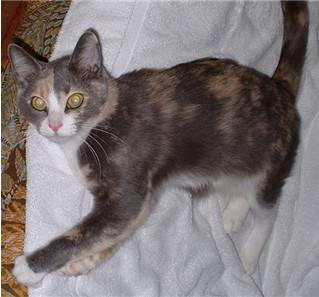
#> input picture demo/images/cat/cat.1205.jpg, 319 x 297 px, given as the content of the folder ./images/dog, which was not available
$ jupyter execute --allow-errors variable_watermark.ipynb   (shell and % lines are left out)
#> lines starting #> are read from the running program, lines starting #| are printed output that depends on the picture; pictures that were not available may be replaced by others from this repository, and a replacement may not be noted
[cell 1]
import os
from PIL import Image
import matplotlib.pyplot as plt
import numpy as np
import pickle

from os import listdir
from os.path import isfile, join
from pathlib import Path

import sys
import random

[cell 2]
# [12 lines left out: functions rgb2gray, gray2rgb, not called in this run]


def rescale_values(image,max_val,min_val):
    '''
    image - numpy array
    max_val/min_val - float
    '''
    return (image-image.min())/(image.max()-image.min())*(max_val-min_val)+min_val

SEED=0
np.random.seed(SEED)
import os
os.environ['PYTHONHASHSEED']=str(SEED)

import random
random.seed(SEED)

from glob import glob
# random.sample(cat_names,k=6000)
cat_paths = glob('./images/cat/*')
dog_paths = glob('./images/dog/*')
print('total dogs and cats:', len(dog_paths), len(cat_paths))

folder=''
watermark_path_jpeg=folder+'watermark banner.jpg'
image_size=(128,128)
intensity=0.8 # opacity

[cell 3]
def preprocess_watermark(watermark_path, image_shape=(128,128)):
    watermark = Image.open(watermark_path)

    #resize watermark to cover the entire background width without getting deformed
    w=int(image_shape[0])
    h=int(watermark.size[1]*image_shape[0]/watermark.size[0])
    watermark = np.array(watermark.resize((w,h)))


    #turning watermark into grayscale
    rgb=rescale_values(watermark,1,0)
    r, g, blue = rgb[:,:,0], rgb[:,:,1], rgb[:,:,2]
    gray = 1-(0.2989 * r + 0.5870 * g + 0.1140 * blue)


    # trim excess rows and cols
    non_trimmed_row_indices =[i for i in range(gray.shape[0]) if not np.allclose(gray[i,:],1)]
    watermark_trimmed = gray[non_trimmed_row_indices,:]

    non_trimmed_col_indices =[i for i in range(watermark_trimmed.shape[1]) if not np.allclose(watermark_trimmed[:,i],1)]
    watermark_trimmed = watermark_trimmed[:,non_trimmed_col_indices]

    return watermark_trimmed

[cell 4]
def get_watermark_position(watermark_shape, image_shape=(128,128)):
    rand_y = np.random.randint(0, high= (image_shape[0])-watermark_shape[0])
    rand_x = np.random.randint(0, high= (image_shape[1])-watermark_shape[1])

    return rand_y, rand_x

[cell 5]
# wm_preprocessed = preprocess_watermark(watermark_path_jpeg)

[cell 6]
# [15 lines of commented-out code are left out]

[cell 7]
# fig, axs = plt.subplots(2,2)

# background = np.ones((128,128))

# poses = [[(0,0), (0,max_x)], [(max_y,0),(max_y,max_x)]]

# for j in range(2):
#     for i in range(2):
#         pos = poses[j][i]
#         background = np.ones((128,128))
#         background[pos[0]:pos[0]+wm_shape[0], pos[1]:pos[1]+wm_shape[1]] = wm_preprocessed
#         axs[j,i].imshow(background)

# # pos = (0,0)
# # background[pos[0]:pos[0]+wm_shape[0], pos[1]:pos[1]+wm_shape[1]] = wm_preprocessed

# # axs[0,0] = plt.imshow(background)

# # pos = (max_y,max_x)
# # background = np.ones((128,128))
# # background[pos[0]:pos[0]+wm_shape[0], pos[1]:pos[1]+wm_shape[1]] = wm_preprocessed

# # axs[0,1] = plt.imshow(background)

[cell 8]
def add_watermark_variable(background_image_path,watermark_path, intensity_watermark,image_size,white_bool=1):
    #watermark should be jpg with white background
    #lower intensity_watermark leads to a more transparent watermark in the final image (less contrast)
    # white_bool is a bool that indicated if the watermark to add is white or black

#> called with background_image_path = '_only/cat.1205.jpg', watermark_path = 'watermark banner.jpg', intensity_watermark = 0.8, image_size = (128, 128), white_bool = 1
    background_image = Image.open(background_image_path)
#> background_image is the input picture: PIL image 319x297 RGB; mean R, G, B 123.8, 115.6, 116
    background_image = background_image.resize(image_size)
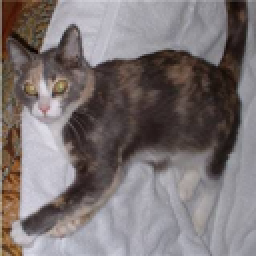
#> background_image: PIL image 128x128 RGB (shown 2 times larger); mean R, G, B 123.7, 115.5, 115.9
    background_image=np.array(background_image)
    b=rescale_values(background_image,1,0)
#> in rescale_values, `return (image-image.min())/(image.max()-image.min())*(max_val-min_val)..`:
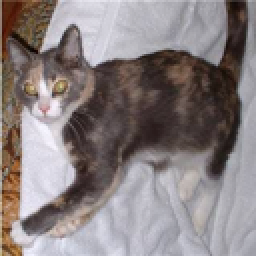
#> returned value: shape (128, 128, 3) float64 (shown 2 times larger); mean of channels 0, 1, 2 0.54, 0.504, 0.506; drawn as R, G, B


    wm_preprocessed = preprocess_watermark(watermark_path_jpeg)
#> in preprocess_watermark, `watermark = np.array(watermark.resize((w,h)))`:
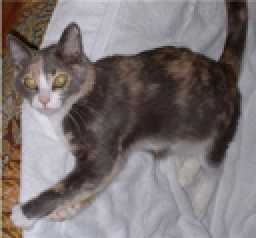
#> watermark: shape (119, 128, 3) (shown 2 times larger); mean R, G, B 123.7, 115.5, 115.9
#> call 2 of rescale_values, with max_val = 1, min_val = 0
#> in rescale_values (call 2), `return (image-image.min())/(image.max()-image.min())*(max_val-min_val)..`:
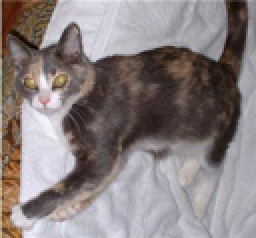
#> returned value: shape (119, 128, 3) float64 (shown 2 times larger); mean of channels 0, 1, 2 0.54, 0.504, 0.506; drawn as R, G, B
#> in preprocess_watermark, `r, g, blue = rgb[:,:,0], rgb[:,:,1], rgb[:,:,2]`:
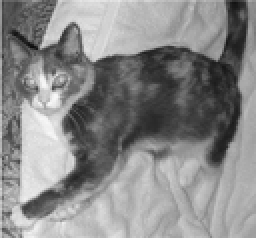
#> r: shape (119, 128) float64 (shown 2 times larger); min 0.048, max 0.969, mean 0.54
#> in preprocess_watermark, `r, g, blue = rgb[:,:,0], rgb[:,:,1], rgb[:,:,2]`:
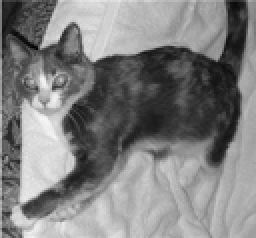
#> g: shape (119, 128) float64 (shown 2 times larger); min 0.00437, max 0.965, mean 0.504
#> in preprocess_watermark, `r, g, blue = rgb[:,:,0], rgb[:,:,1], rgb[:,:,2]`:
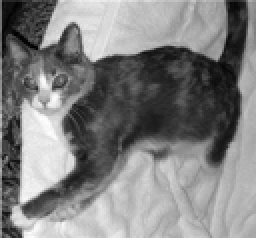
#> blue: shape (119, 128) float64 (shown 2 times larger); min 0, max 1, mean 0.506
#> in preprocess_watermark, `gray = 1-(0.2989 * r + 0.5870 * g + 0.1140 * blue)`:
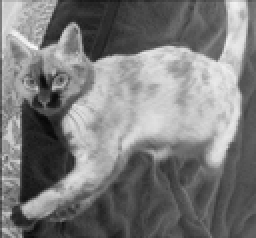
#> gray: shape (119, 128) float64 (shown 2 times larger); min 0.0297, max 0.983, mean 0.485
#> in preprocess_watermark, `non_trimmed_row_indices =[i for i in range(gray.shape[0]) if not np.al..`: non_trimmed_row_indices = 119 values from 0 to 118
#> in preprocess_watermark, `non_trimmed_col_indices =[i for i in range(watermark_trimmed.shape[1])..`: non_trimmed_col_indices = 128 values from 0 to 127
    wm_shape = wm_preprocessed.shape
#> wm_shape = (119, 128)
    pos = get_watermark_position(wm_shape)

    #padding watermark to be an image the same size as the background image
    white=np.ones((b.shape[0],b.shape[1]))
    white[pos[0]:pos[0]+wm_shape[0], pos[1]:pos[1]+wm_shape[1]] = wm_preprocessed

    # grayscale watermark with 3 channels
    gr=np.repeat(white[..., np.newaxis], 3, axis=2)

    if white_bool:
        im=1-b
        gr_p=rescale_values(gr,1,1-intensity_watermark)
        i_2=im*gr_p
        output_image=1-(i_2)
    else:
        im=rescale_values(b,1,0)
        gr_p=rescale_values(gr,1,1-intensity_watermark)
        output_image=im*gr_p

    #output_image=0
    return output_image, gr_p

$ run again, on demo/images/cat/cat.2042.jpg
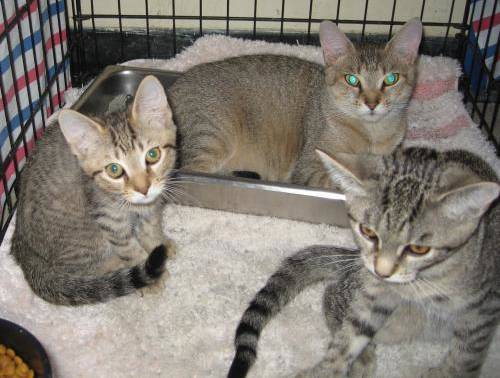
#> input picture demo/images/cat/cat.2042.jpg, 500 x 378 px, given as the content of the folder ./images/dog, which was not available
#> in add_watermark_variable, background_image is the input picture: PIL image 500x378 RGB; mean R, G, B 130.4, 123.7, 115.4
#> in add_watermark_variable, `background_image = background_image.resize(image_size)`:
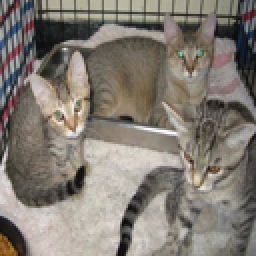
#> background_image: PIL image 128x128 RGB (shown 2 times larger); mean R, G, B 130.4, 123.7, 115.4
#> in preprocess_watermark, `gray = 1-(0.2989 * r + 0.5870 * g + 0.1140 * blue)`:
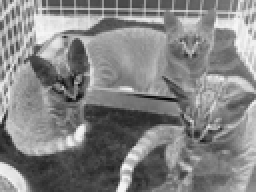
#> gray: shape (96, 128) float64 (shown 2 times larger); min 0.00802, max 0.976, mean 0.519
#> non_trimmed_row_indices = 96 values from 0 to 95
#> non_trimmed_col_indices = 128 values from 0 to 127
